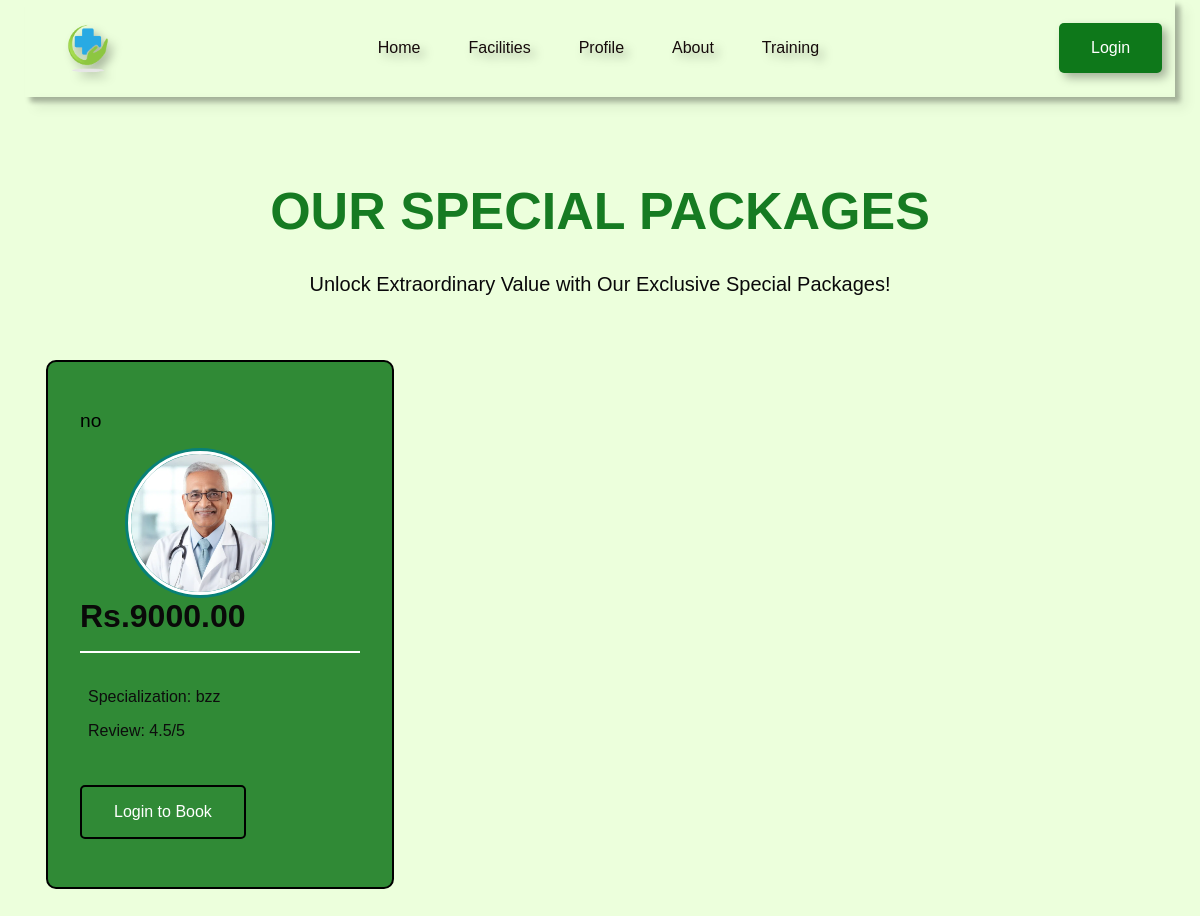
Screenshot of /sessions/2/ with the database file from the repository.
### module1/models.py (models this page shows, shortened)
class Therapist(models.Model):
    user = models.OneToOneField(User, on_delete=models.CASCADE)
    qualification = models.CharField(max_length=50)
    gender = models.CharField(max_length=10)
    phone_no = models.CharField(max_length=15)
    specialization = models.CharField(max_length=50)
    earnings = models.DecimalField(max_digits=10, decimal_places=2, default=1000.0)

class Sessions(models.Model):
    therapist = models.ManyToManyField(Therapist, blank=True)
    session_id = models.AutoField(primary_key=True)
    facility = models.CharField(max_length=50)
    description = models.TextField()
    price = models.DecimalField(max_digits=10, decimal_places=2, default=1000.00)
    default_datetime = models.DateTimeField(default="2006-10-25 14:30:59")

### module1/views.py (the view)
# urls.py: path('sessions', views.sessions, name='sessions'),
def sessions(request, session_id):
    session = get_object_or_404(Sessions, session_id=session_id)
    therapists = Therapist.objects.filter(sessions=session)
    context = {
        'session': session,
        'therapists': therapists,
    }
    return render(request, 'sessions.html', context)

### Templates/sessions.html (shortened to what this page needs)
<!DOCTYPE html>
<html lang="en">
<head>
    {% load static %}
    <link rel="stylesheet" href="https://pro.fontawesome.com/releases/v5.10.0/css/all.css" />
    <link href="https://cdn.jsdelivr.net/npm/remixicon@3.5.0/fonts/remixicon.css" rel="stylesheet">
    <link rel="stylesheet" href="{% static 'style.css' %}">
</head>
<body>
    <nav>
        <div class="nav-logo">
            <a href="#"><img src="{% static 'images/clinic.png' %}"></a>
        </div>
        <ul class="nav-link">
            <li class="link"><a href="{% url 'index' %}">Home</a></li>
            <li class="link"><a href="{% url 'service' %}">Facilities</a></li>
            {% if user.is_authenticated %}
            <li class="link"><a href="{% url 'profile' %}">Profile</a></li>
            {% else %}
            <li class="link"><a href="{% url 'auth' %}">Profile</a></li>
            {% endif %}
            <li class="link"><a href="#">About</a></li>
            <li class="link"><a href="#">Training</a></li>
        </ul>
        {% if user.is_authenticated %}
        <a href="{% url 'logout' %}"><button class="btn">Logout</button></a>
        {% else %}
        <a href="{% url 'auth' %}"><button class="btn">Login</button></a>
        {% endif %}
    </nav><br><br>
    <section class="sec_container price_container">
        <h2 class="sec_header">OUR SPECIAL PACKAGES</h2>
        <p class="sec_subheader1">
            Unlock Extraordinary Value with Our Exclusive Special Packages!
        </p>
        <div class="price_grid">
            {% for therapist in therapists %}
            <div class="price_card">
                <div class="price_card_content">
                    <h4>{{ therapist.user.username }}</h4>
                    <div class="card-image">
                        <img src="{% static 'images/Doc1.webp' %}" class="card-img" alt="">
                    </div>
                    <h3>Rs.{{ session.price }}</h3>
                    <p>
                        Specialization: {{ therapist.specialization }}
                    </p>
                    <p>
                        Review: 4.5/5
                    </p>
                </div>
                {% if user.is_authenticated %}
                <a href="{% url 'book' therapist.id %}"><button class="btn price_btn">Book Now</button></a>
                {% else %}
                <a href="{% url 'auth' %}"><button class="btn price_btn">Login to Book</button></a>
                {% endif %}
            </div>
            {% endfor %}
        </div>
    </section>
</body>
</html>

### static/style.css (style rules this page uses)
* { margin: 0; padding: 0; }
body { font-family: 'Gill Sans', 'Gill Sans MT', Calibri, 'Trebuchet MS', sans-serif; background-color: rgb(236, 255, 220); }
* { padding: 0; margin: 0; box-sizing: border-box; }
.sec_container { max-width: 1140px; padding: 2rem 1rem; margin: auto; }
.sec_header { margin-top: 1rem; margin-bottom: 2rem; font-size: 3.25rem; font-weight: 600; text-align: center; color: rgb(22, 123, 34); }
.sec_subheader1 { max-width: 1000px; font-size: 1.25rem; margin: auto; text-align: center; color: rgb(10, 9, 11); }
.btn { padding: 1rem 2rem; outline: none; border: none; font-size: 1rem; color: white; background-color: rgb(14, 120, 26); border-radius: 5px; cursor: pointer; transition: 1s; }
img { width: 100%; display: flex; }
a { text-decoration: none; }
nav { box-shadow: 5px 5px 5px 0px rgba(0, 0, 0, 0.3); filter: drop-shadow(5px 5px 5px rgba(0, 0, 0, 0.3)); max-width: 1150px; margin: auto; padding: 0.8rem 0.8rem; display: flex; align-items: center; justify-content: space-between; gap: 2rem; }
.nav-logo { width: 100px; }
.nav-link { list-style: none; display: flex; align-items: center; gap: 3.0rem; }
.link a { position: relative; padding-bottom: 0.75rem; color: rgb(22, 11, 11); }
.link a::after { content: ""; position: absolute; height: 2px; width: 0; left: 0; bottom: 0; background-color: rgb(19, 173, 42); transition: 0.3s; }
.price_grid { margin-top: 4rem; display: grid; grid-template-columns: repeat(3, 1fr); gap: 2rem; }
.price_card { padding: 3rem 2rem; display: flex; flex-direction: column; background-color: rgb(48, 138, 54); background-position-y: top; border: 2px solid black; border-radius: 10px; transition: 0.3s; cursor: pointer; }
.price_card_content { flex: 1; margin-bottom: 2rem; }
.price_card h4 { margin-bottom: 1rem; font-size: 1.2rem; font-weight: 500; color: black; }
.price_card h3 { padding-bottom: 1rem; margin-bottom: 2rem; font-size: 2rem; font-weight: 600; color: rgb(10, 9, 9); border-bottom: 2px solid white; }
.price_card p { margin-bottom: 0.75rem; color: rgb(13, 13, 13); }
.price_btn { color: white; position: relative; background-color: transparent; border: 2px solid black; }
.card-image { position: relative; height: 150px; width: 150px; border-radius: 50%; padding: 3px; margin-left: 45px; background: #088178; }
.card-image .card-img { height: 100%; width: 100%; object-fit: cover; border-radius: 50%; border: 3px solid #fff; display: flex; justify-content: center; }

### rows the page displays
Therapist: user.username "no", specialization "bzz"
Sessions: price "9000.00"
